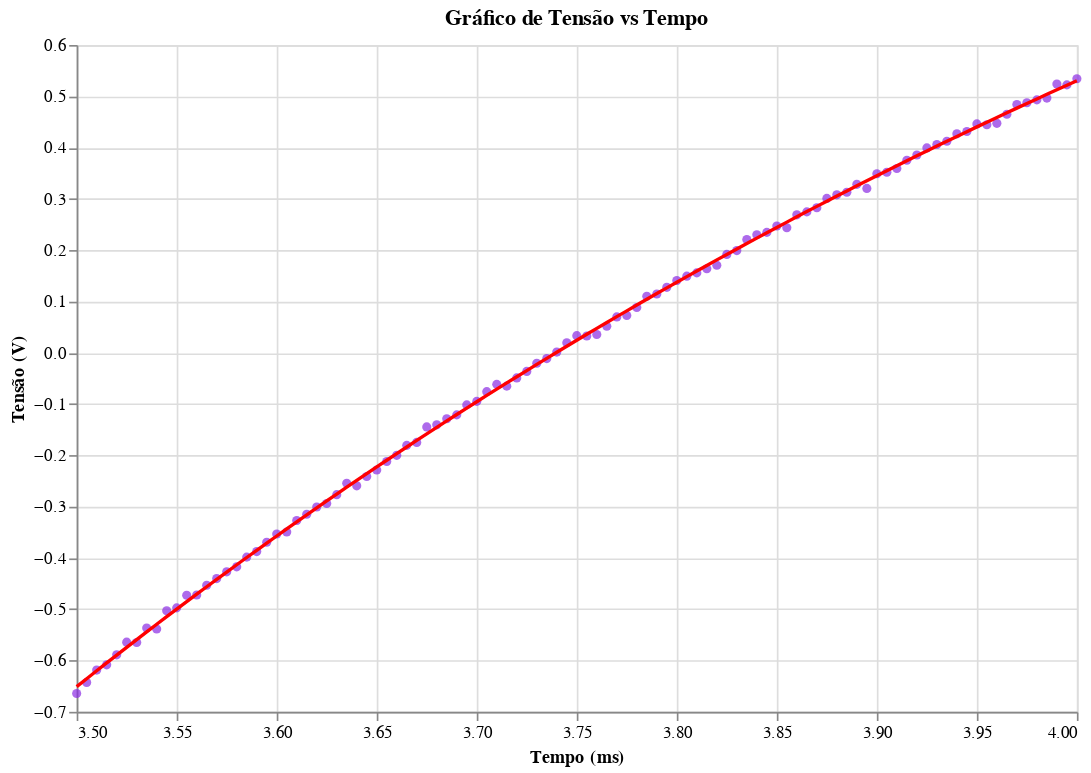

Notebook code for this chart:
### Markdown cell above
Dados subindo:

### Code cell
path = "RC-01.csv"

dado_sub = aj.slicing_data(path,[2,12],ascending=True) #Dados filtrados

dado_sub_regres, b = aj.regres_exp(dado_sub) #Dados da regressão e o parâmetro b

(aj.data_x_regression(dado_sub,dado_sub_regres)).display() #Gráfico

tal_sb = 1/(b*1000)

### Figure 1 — Vega-Lite specification as saved in the notebook (floating-point values rounded to 4 significant figures)
{"config": {"view": {"continuousWidth": 300, "continuousHeight": 300}}, "layer": [{"data": {"name": "data-22e69303f39705e68f712a1b447599d6"}, "mark": {"type": "circle", "color": "blueviolet"}, "encoding": {"x": {"field": "Time", "scale": {"domain": [3.5, 4.0]}, "title": "Tempo (ms)", "type": "quantitative"}, "y": {"field": "U_b", "title": "Tensão (V)", "type": "quantitative"}}, "title": "Gráfico de Tensão vs Tempo"}, {"data": {"name": "data-205fe86acf40e1f6dc0db471934c4a5a"}, "mark": {"type": "line", "color": "red"}, "encoding": {"x": {"field": "Time", "scale": {"domain": [3.5, 4.0]}, "title": "Tempo (ms)", "type": "quantitative"}, "y": {"field": "U_b", "title": "Tensão (V)", "type": "quantitative"}}, "title": "Gráfico de Tensão vs Tempo"}], "height": 400, "width": 600, "$schema": "https://vega.github.io/schema/vega-lite/v5.20.1.json", "datasets": {"data-22e69303f39705e68f712a1b447599d6": [{"Time": 3.5, "U_y": -2.546, "U_b": -0.6644}, {"Time": 3.505, "U_y": 2.407, "U_b": -0.6427}, {"Time": 3.51, "U_y": 2.421, "U_b": -0.6187}, {"Time": 3.515, "U_y": 2.423, "U_b": -0.6084}, {"Time": 3.52, "U_y": 2.418, "U_b": -0.5889}, {"Time": 3.525, "U_y": 2.413, "U_b": -0.5643}, {"Time": 3.53, "U_y": 2.407, "U_b": -0.5649}, {"Time": 3.535, "U_y": 2.413, "U_b": -0.5368}, {"Time": 3.54, "U_y": 2.416, "U_b": -0.5385}, {"Time": 3.545, "U_y": 2.415, "U_b": -0.5031}, {"Time": 3.55, "U_y": 2.406, "U_b": -0.4973}, {"Time": 3.555, "U_y": 2.411, "U_b": -0.4728}, {"Time": 3.56, "U_y": 2.418, "U_b": -0.4723}, {"Time": 3.565, "U_y": 2.408, "U_b": -0.4533}, {"Time": 3.57, "U_y": 2.411, "U_b": -0.4403}, {"Time": 3.575, "U_y": 2.413, "U_b": -0.4271}, {"Time": 3.58, "U_y": 2.407, "U_b": -0.4173}, {"Time": 3.585, "U_y": 2.406, "U_b": -0.3984}, {"Time": 3.59, "U_y": 2.402, "U_b": -0.3876}, {"Time": 3.595, "U_y": 2.412, "U_b": -0.3693}, {"Time": 3.6, "U_y": 2.402, "U_b": -0.3533}, {"Time": 3.605, "U_y": 2.406, "U_b": -0.3493}, {"Time": 3.61, "U_y": 2.41, "U_b": -0.3269}, {"Time": 3.615, "U_y": 2.405, "U_b": -0.3149}, {"Time": 3.62, "U_y": 2.409, "U_b": -0.3007}, {"Time": 3.625, "U_y": 2.417, "U_b": -0.2939}, {"Time": 3.63, "U_y": 2.407, "U_b": -0.2767}, {"Time": 3.635, "U_y": 2.411, "U_b": -0.2544}, {"Time": 3.64, "U_y": 2.409, "U_b": -0.2595}, {"Time": 3.645, "U_y": 2.406, "U_b": -0.2412}, {"Time": 3.65, "U_y": 2.413, "U_b": -0.2287}, {"Time": 3.655, "U_y": 2.406, "U_b": -0.212}, {"Time": 3.66, "U_y": 2.409, "U_b": -0.2}, {"Time": 3.665, "U_y": 2.402, "U_b": -0.1805}, {"Time": 3.67, "U_y": 2.409, "U_b": -0.1748}, {"Time": 3.675, "U_y": 2.42, "U_b": -0.1445}, {"Time": 3.68, "U_y": 2.423, "U_b": -0.1405}, {"Time": 3.685, "U_y": 2.415, "U_b": -0.1285}, {"Time": 3.69, "U_y": 2.413, "U_b": -0.1211}, {"Time": 3.695, "U_y": 2.417, "U_b": -0.1016}, {"Time": 3.7, "U_y": 2.416, "U_b": -0.0948}, {"Time": 3.705, "U_y": 2.413, "U_b": -0.07587}, {"Time": 3.71, "U_y": 2.408, "U_b": -0.0616}, {"Time": 3.715, "U_y": 2.411, "U_b": -0.06507}, {"Time": 3.72, "U_y": 2.411, "U_b": -0.04907}, {"Time": 3.725, "U_y": 2.414, "U_b": -0.0364}, {"Time": 3.73, "U_y": 2.405, "U_b": -0.0204}, {"Time": 3.735, "U_y": 2.413, "U_b": -0.01133}, {"Time": 3.74, "U_y": 2.418, "U_b": 0.001333}, {"Time": 3.745, "U_y": 2.428, "U_b": 0.0196}, {"Time": 3.75, "U_y": 2.415, "U_b": 0.03333}, {"Time": 3.755, "U_y": 2.407, "U_b": 0.03267}, {"Time": 3.76, "U_y": 2.402, "U_b": 0.0356}, {"Time": 3.765, "U_y": 2.41, "U_b": 0.0516}, {"Time": 3.77, "U_y": 2.413, "U_b": 0.06987}, {"Time": 3.775, "U_y": 2.422, "U_b": 0.0728}, {"Time": 3.78, "U_y": 2.409, "U_b": 0.08827}, {"Time": 3.785, "U_y": 2.418, "U_b": 0.11}, {"Time": 3.79, "U_y": 2.41, "U_b": 0.1145}, {"Time": 3.795, "U_y": 2.411, "U_b": 0.1276}, {"Time": 3.8, "U_y": 2.407, "U_b": 0.1408}, {"Time": 3.805, "U_y": 2.41, "U_b": 0.1493}, {"Time": 3.81, "U_y": 2.403, "U_b": 0.1557}, {"Time": 3.815, "U_y": 2.411, "U_b": 0.1637}, {"Time": 3.82, "U_y": 2.425, "U_b": 0.1705}, {"Time": 3.825, "U_y": 2.418, "U_b": 0.1917}, {"Time": 3.83, "U_y": 2.414, "U_b": 0.1992}, {"Time": 3.835, "U_y": 2.411, "U_b": 0.2209}, {"Time": 3.84, "U_y": 2.414, "U_b": 0.23}, {"Time": 3.845, "U_y": 2.406, "U_b": 0.2347}, {"Time": 3.85, "U_y": 2.413, "U_b": 0.2472}, {"Time": 3.855, "U_y": 2.413, "U_b": 0.2437}, {"Time": 3.86, "U_y": 2.416, "U_b": 0.2689}, {"Time": 3.865, "U_y": 2.419, "U_b": 0.2747}, {"Time": 3.87, "U_y": 2.408, "U_b": 0.2827}, {"Time": 3.875, "U_y": 2.411, "U_b": 0.3009}, {"Time": 3.88, "U_y": 2.416, "U_b": 0.3079}, {"Time": 3.885, "U_y": 2.415, "U_b": 0.3129}, {"Time": 3.89, "U_y": 2.413, "U_b": 0.3284}, {"Time": 3.895, "U_y": 2.411, "U_b": 0.3204}, {"Time": 3.9, "U_y": 2.414, "U_b": 0.3489}, {"Time": 3.905, "U_y": 2.389, "U_b": 0.3519}, {"Time": 3.91, "U_y": 2.403, "U_b": 0.3593}, {"Time": 3.915, "U_y": 2.413, "U_b": 0.3753}, {"Time": 3.92, "U_y": 2.416, "U_b": 0.3856}, {"Time": 3.925, "U_y": 2.414, "U_b": 0.3993}, {"Time": 3.93, "U_y": 2.424, "U_b": 0.4061}, {"Time": 3.935, "U_y": 2.423, "U_b": 0.4124}, {"Time": 3.94, "U_y": 2.423, "U_b": 0.4268}, {"Time": 3.945, "U_y": 2.418, "U_b": 0.4313}, {"Time": 3.95, "U_y": 2.42, "U_b": 0.4461}, {"Time": 3.955, "U_y": 2.421, "U_b": 0.4445}, {"Time": 3.96, "U_y": 2.416, "U_b": 0.4473}, {"Time": 3.965, "U_y": 2.402, "U_b": 0.4651}, {"Time": 3.97, "U_y": 2.414, "U_b": 0.484}, {"Time": 3.975, "U_y": 2.417, "U_b": 0.4873}, {"Time": 3.98, "U_y": 2.414, "U_b": 0.4931}, {"Time": 3.985, "U_y": 2.429, "U_b": 0.4965}, {"Time": 3.99, "U_y": 2.42, "U_b": 0.524}, {"Time": 3.995, "U_y": 2.426, "U_b": 0.5223}, {"Time": 4.0, "U_y": 2.414, "U_b": 0.5343}], "data-205fe86acf40e1f6dc0db471934c4a5a": [{"Time": 3.5, "U_b": -0.6509}, {"Time": 3.505, "U_b": -0.6354}, {"Time": 3.51, "U_b": -0.62}, {"Time": 3.515, "U_b": -0.6047}, {"Time": 3.52, "U_b": -0.5895}, {"Time": 3.525, "U_b": -0.5743}, {"Time": 3.53, "U_b": -0.5592}, {"Time": 3.535, "U_b": -0.5443}, {"Time": 3.54, "U_b": -0.5294}, {"Time": 3.545, "U_b": -0.5146}, {"Time": 3.55, "U_b": -0.4998}, {"Time": 3.555, "U_b": -0.4852}, {"Time": 3.56, "U_b": -0.4707}, {"Time": 3.565, "U_b": -0.4562}, {"Time": 3.57, "U_b": -0.4418}, {"Time": 3.575, "U_b": -0.4275}, {"Time": 3.58, "U_b": -0.4133}, {"Time": 3.585, "U_b": -0.3991}, {"Time": 3.59, "U_b": -0.3851}, {"Time": 3.595, "U_b": -0.3711}, {"Time": 3.6, "U_b": -0.3572}, {"Time": 3.605, "U_b": -0.3434}, {"Time": 3.61, "U_b": -0.3297}, {"Time": 3.615, "U_b": -0.316}, {"Time": 3.62, "U_b": -0.3024}, {"Time": 3.625, "U_b": -0.2889}, {"Time": 3.63, "U_b": -0.2755}, {"Time": 3.635, "U_b": -0.2622}, {"Time": 3.64, "U_b": -0.2489}, {"Time": 3.645, "U_b": -0.2357}, {"Time": 3.65, "U_b": -0.2226}, {"Time": 3.655, "U_b": -0.2096}, {"Time": 3.66, "U_b": -0.1966}, {"Time": 3.665, "U_b": -0.1837}, {"Time": 3.67, "U_b": -0.1709}, {"Time": 3.675, "U_b": -0.1582}, {"Time": 3.68, "U_b": -0.1455}, {"Time": 3.685, "U_b": -0.1329}, {"Time": 3.69, "U_b": -0.1204}, {"Time": 3.695, "U_b": -0.1079}, {"Time": 3.7, "U_b": -0.09555}, {"Time": 3.705, "U_b": -0.08325}, {"Time": 3.71, "U_b": -0.07101}, {"Time": 3.715, "U_b": -0.05885}, {"Time": 3.72, "U_b": -0.04675}, {"Time": 3.725, "U_b": -0.03473}, {"Time": 3.73, "U_b": -0.02277}, {"Time": 3.735, "U_b": -0.01088}, {"Time": 3.74, "U_b": 0.0009337}, {"Time": 3.745, "U_b": 0.01268}, {"Time": 3.75, "U_b": 0.02437}, {"Time": 3.755, "U_b": 0.03598}, {"Time": 3.76, "U_b": 0.04753}, {"Time": 3.765, "U_b": 0.05901}, {"Time": 3.77, "U_b": 0.07043}, {"Time": 3.775, "U_b": 0.08178}, {"Time": 3.78, "U_b": 0.09306}, {"Time": 3.785, "U_b": 0.1043}, {"Time": 3.79, "U_b": 0.1154}, {"Time": 3.795, "U_b": 0.1265}, {"Time": 3.8, "U_b": 0.1376}, {"Time": 3.805, "U_b": 0.1485}, {"Time": 3.81, "U_b": 0.1594}, {"Time": 3.815, "U_b": 0.1703}, {"Time": 3.82, "U_b": 0.181}, {"Time": 3.825, "U_b": 0.1917}, {"Time": 3.83, "U_b": 0.2024}, {"Time": 3.835, "U_b": 0.213}, {"Time": 3.84, "U_b": 0.2235}, {"Time": 3.845, "U_b": 0.234}, {"Time": 3.85, "U_b": 0.2444}, {"Time": 3.855, "U_b": 0.2547}, {"Time": 3.86, "U_b": 0.265}, {"Time": 3.865, "U_b": 0.2752}, {"Time": 3.87, "U_b": 0.2854}, {"Time": 3.875, "U_b": 0.2955}, {"Time": 3.88, "U_b": 0.3056}, {"Time": 3.885, "U_b": 0.3156}, {"Time": 3.89, "U_b": 0.3255}, {"Time": 3.895, "U_b": 0.3354}, {"Time": 3.9, "U_b": 0.3452}, {"Time": 3.905, "U_b": 0.355}, {"Time": 3.91, "U_b": 0.3647}, {"Time": 3.915, "U_b": 0.3743}, {"Time": 3.92, "U_b": 0.3839}, {"Time": 3.925, "U_b": 0.3935}, {"Time": 3.93, "U_b": 0.403}, {"Time": 3.935, "U_b": 0.4124}, {"Time": 3.94, "U_b": 0.4218}, {"Time": 3.945, "U_b": 0.4311}, {"Time": 3.95, "U_b": 0.4404}, {"Time": 3.955, "U_b": 0.4496}, {"Time": 3.96, "U_b": 0.4588}, {"Time": 3.965, "U_b": 0.4679}, {"Time": 3.97, "U_b": 0.4769}, {"Time": 3.975, "U_b": 0.486}, {"Time": 3.98, "U_b": 0.4949}, {"Time": 3.985, "U_b": 0.5038}, {"Time": 3.99, "U_b": 0.5127}, {"Time": 3.995, "U_b": 0.5215}, {"Time": 4.0, "U_b": 0.5302}]}}
